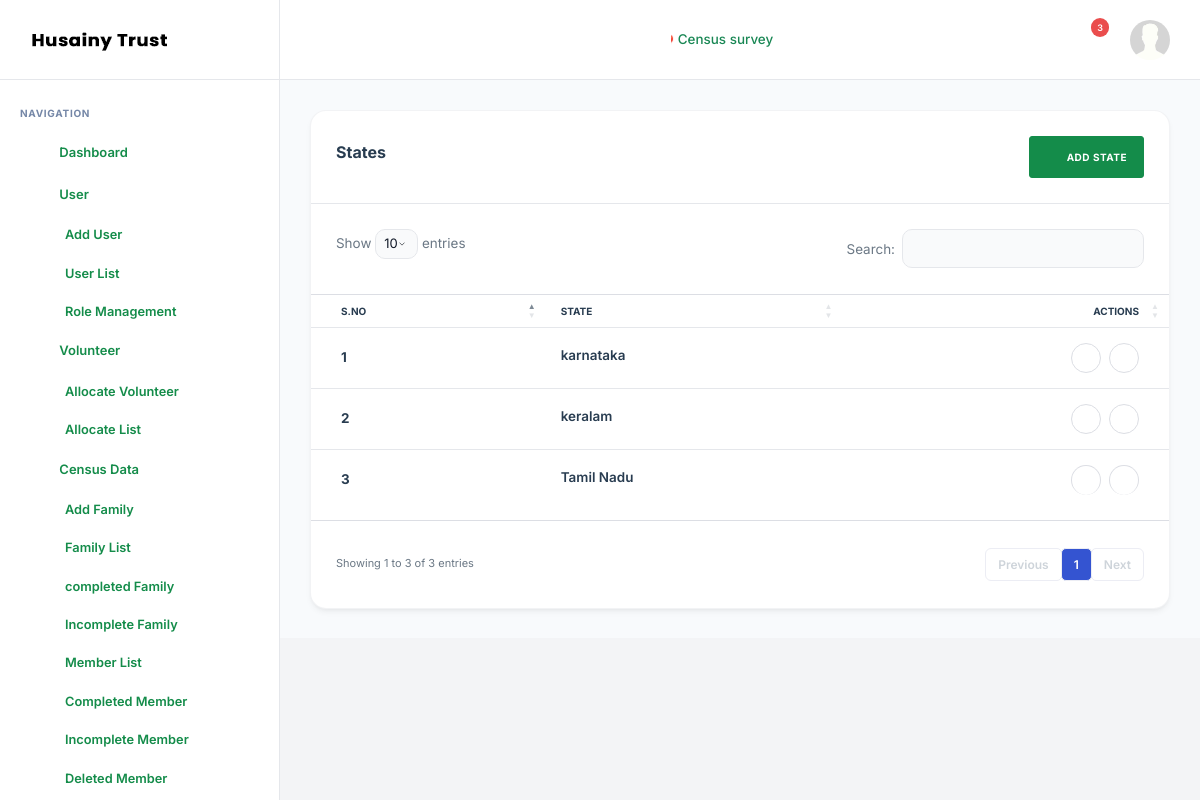
Screenshot of /state/ (signed in) with the database file from the repository.
### censesapp/models.py (models this page shows, shortened)
class News(models.Model):
    content = models.TextField()
    created_at = models.DateTimeField(auto_now_add=True)

class State(models.Model):
    country = models.ForeignKey(Country, on_delete=models.CASCADE, related_name="states")
    name = models.CharField(max_length=100)
    class Meta:
        unique_together = ('country', 'name')

### censesapp/views.py (the view, shortened to what this page needs)
# urls.py: path('state/', state, name='state'),
@login_required(login_url="/")
def state(request):
    states = State.objects.select_related('country').all().order_by("-id")
    countries = Country.objects.all()
    return render(request, "states.html", {
        "states": states,
        "countries": countries
    })

### censesapp/context_processors.py (called while the page is built)
def news_context(request):
    news = News.objects.first()
    return {"site_news": news}

### templates/states.html (shortened to what this page needs)
{% extends 'base.html' %}
{% load static %}
{% block content %}
<main class="nxl-container">
    <div class="nxl-content">
        <div class="main-content">
            <div class="row">
                <div class="col-xl-12">
                    <div class="card invoice-container">
                        <div class="card-header">
                            <h5>States</h5>
                            <a href="#" class="btn btn-primary" data-bs-toggle="modal" data-bs-target="#addStateModal">
                                <i class="feather-plus me-2"></i>
                                <span>Add State</span>
                            </a>
                        </div>
                        <div class="col-lg-12">
                            <div class="card-body p-0">
                                <div class="table-responsive">
                                    <table class="table table-hover" id="projectList">
                                        <thead>
                                            <tr>
                                                <th>S.No</th>
                                                <th>State</th>
                                                <th class="text-end">Actions</th>
                                            </tr>
                                        </thead>
                                        <tbody>
                                            {% for s in states %}
                                            <tr>
                                                <td class="text-dark fw-bold">{{ forloop.counter }}</td>
                                                <td>
                                                    <a href="javascript:void(0);" class="d-block mb-1">{{ s.name }}</a>
                                                </td>
                                                <td class="text-end">
                                                    <div class="hstack gap-2 justify-content-end">
                                                        <a href="#" class="edit-btn avatar-text avatar-md"
                                                            data-id="{{ s.id }}" data-name="{{ s.name }}"
                                                            data-country="{{ s.country.id }}" data-bs-toggle="modal"
                                                            data-bs-target="#editStateModal">
                                                            <i class="fa fa-edit text-warning"></i>
                                                        </a>
                                                        <a href="{% url 'deletestate' s.id %}"
                                                            onclick="return confirm('Are you sure?')">
                                                            <i
                                                                class="fa fa-trash text-danger avatar-text avatar-md"></i>
                                                        </a>
                                                    </div>
                                                </td>
                                            </tr>
                                            {% empty %}
                                            <tr>
                                                <td colspan="3" class="text-center">No States Found</td>
                                            </tr>
                                            {% endfor %}
                                        </tbody>
                                    </table>
                                </div>
                            </div>
                        </div>
                    </div>
                </div>
            </div>
        </div>
    </div>
</main>
{% endblock content %}

### templates/base.html (shortened to what this page needs)
{% load static %}
<!DOCTYPE html>
<html lang="zxx">
<head>
    <link rel="stylesheet" type="text/css" href="{% static 'assets/css/bootstrap.min.css' %}">
    <link rel="stylesheet" type="text/css" href="{% static 'assets/vendors/css/tagify.min.css' %}">
    <link rel="stylesheet" type="text/css" href="{% static 'assets/vendors/css/tagify-data.min.css' %}">
    <link rel="stylesheet" type="text/css" href="{% static 'assets/vendors/css/quill.min.css' %}">
    <link rel="stylesheet" type="text/css" href="{% static 'assets/vendors/css/select2-theme.min.css' %}">
    <link rel="stylesheet" type="text/css" href="{% static 'assets/vendors/css/datepicker.min.css' %}">
    <link rel="stylesheet" type="text/css" href="{% static 'assets/css/bootstrap.min.css' %}">
    <link rel="stylesheet" type="text/css" href="{% static 'assets/vendors/css/vendors.min.css' %}">
    <link rel="stylesheet" type="text/css" href="{% static 'assets/vendors/css/dataTables.bs5.min.css' %}">
    <link rel="stylesheet" type="text/css" href="{% static 'assets/vendors/css/select2.min.css' %}">
    <link rel="stylesheet" type="text/css" href="{% static 'assets/vendors/css/select2-theme.min.css' %}">
    <link rel="stylesheet" type="text/css" href="{% static 'assets/css/theme.min.css' %}">
</head>
<body>
    <nav class="nxl-navigation">
        <div class="navbar-wrapper">
            <div class="m-header">
                <a href="index.html" class="b-brand">
                    <img src="{% static 'assets/images/censes-logo.png' %}" alt="" class="logo logo-lg" />
                </a>
            </div>
            <div class="navbar-content">
                <ul class="nxl-navbar">
                    <li class="nxl-item nxl-caption">
                        <label>Navigation</label>
                    </li>
                    {% if request.user.is_authenticated %}
                    {% if request.user.profile and request.user.profile.role == "volunteer" %}
                    <li class="nxl-item nxl-hasmenu">
                        <a href="/addfamily/" class="nxl-link">
                            <span class="nxl-micon"><i class="feather-user-plus"></i></span>
                            <span class="nxl-mtext">Add Family</span>
                        </a>
                    </li>
                    <li class="nxl-item nxl-hasmenu">
                        <a href="/volunteer-familylist/" class="nxl-link">
                            <span class="nxl-micon"><i class="feather-users"></i></span>
                            <span class="nxl-mtext">Family List</span>
                        </a>
                    </li>
                    <li class="nxl-item nxl-hasmenu">
                        <a href="/memberlist/" class="nxl-link">
                            <span class="nxl-micon"><i class="feather-bar-chart-2"></i></span>
                            <span class="nxl-mtext">Member List</span>
                        </a>
                    </li>
                    <li class="nxl-item nxl-hasmenu">
                        <a href="/incompletemember/" class="nxl-link">
                            <span class="nxl-micon"><i class="feather-user-x"></i></span>
                            <span class="nxl-mtext">Incomplete Member</span>
                        </a>
                    </li>
                    {% else %}
                    <li class="nxl-item nxl-hasmenu">
                        <a href="/dashboard/" class="nxl-link">
                            <span class="nxl-micon"><i class="feather-airplay"></i></span>
                            <span class="nxl-mtext">Dashboard</span>
                        </a>
                    </li>
                    <li class="nxl-item nxl-hasmenu">
                        <a href="javascript:void(0);" class="nxl-link">
                            <span class="nxl-micon"><i class="feather-users"></i></span>
                            <span class="nxl-mtext">User</span><span class="nxl-arrow"><i
                                    class="feather-chevron-right"></i></span>
                        </a>
                        <ul class="nxl-submenu">
                            <li class="nxl-item"><a class="nxl-link" href="/adduser/">Add User</a></li>
                            <li class="nxl-item"><a class="nxl-link" href="/manageuser/">User List</a></li>
                            <li class="nxl-item"><a class="nxl-link" href="/rolemanagement/">Role Management</a></li>
                        </ul>
                    </li>
                    <li class="nxl-item nxl-hasmenu">
                        <a href="javascript:void(0);" class="nxl-link">
                            <span class="nxl-micon"><i class="feather-user"></i></span>
                            <span class="nxl-mtext">Volunteer</span><span class="nxl-arrow"><i
                                    class="feather-chevron-right"></i></span>
                        </a>
                        <ul class="nxl-submenu">
                            <li class="nxl-item"><a class="nxl-link" href="/allocatevolunteer/">Allocate Volunteer</a>
                            </li>
                            <li class="nxl-item"><a class="nxl-link" href="/allocatelist/">Allocate List</a></li>
                        </ul>
                    </li>
                    <li class="nxl-item nxl-hasmenu">
                        <a href="javascript:void(0);" class="nxl-link">
                            <span class="nxl-micon"><i class="feather-bar-chart-2"></i></span>
                            <span class="nxl-mtext">Census Data</span><span class="nxl-arrow"><i
                                    class="feather-chevron-right"></i></span>
                        </a>
                        <ul class="nxl-submenu">
                            <li class="nxl-item"><a class="nxl-link" href="/addfamily/">Add Family</a></li>
                            <li class="nxl-item"><a class="nxl-link" href="/familylist/">Family List</a></li>
                            <li class="nxl-item"><a class="nxl-link" href="/completedfamily/">completed Family</a></li>
                            <li class="nxl-item"><a class="nxl-link" href="/incompletefamily/">Incomplete Family</a>
                            </li>
                            <li class="nxl-item"><a class="nxl-link" href="/memberlist/">Member List</a></li>
                            <li class="nxl-item"><a class="nxl-link" href="/completemember/">Completed Member</a></li>
                            <li class="nxl-item"><a class="nxl-link" href="/incompletemember/">Incomplete Member</a>
                            </li>
                            <li class="nxl-item"><a class="nxl-link" href="/removed-members/">Deleted Member</a>
                            </li>
                        </ul>
                    </li>
                    {% endif %}
                    {% endif %}
                </ul>
            </div>
        </div>
    </nav>
    <header class="nxl-header">
        <div class="header-wrapper">
            <div class="header-left d-flex align-items-center gap-4">
                <div class="nxl-navigation-toggle">
                    <a href="javascript:void(0);" id="menu-mini-button">
                        <i class="feather-align-left"></i>
                    </a>
                </div>
            </div>
            <div class="header-right ms-auto">
                <div class="d-flex align-items-center">
                    <div class="news-container">
                        <div class="news-track" id="newsTrack">
                            <span class="news-item">📢 {{ site_news.content }}</span>
                        </div>
                    </div>
                    <div class="dropdown nxl-h-item">
                        <a class="nxl-head-link me-3" data-bs-toggle="dropdown" href="#" role="button"
                            data-bs-auto-close="outside">
                            <i class="feather-bell"></i>
                            <span class="badge bg-danger nxl-h-badge">3</span>
                        </a>
                    </div>
                    <div class="dropdown nxl-h-item user-profile-dropdown">
                        <a href="javascript:void(0);" data-bs-toggle="dropdown" role="button"
                            data-bs-auto-close="outside">
                            <img src="{% static 'assets/images/avatar/user.jpg' %}" alt="user-image"
                                class="img-fluid user-avtar me-0" />
                        </a>
                    </div>
                </div>
            </div>
        </div>
    </header>
    {% block content %}
    {% endblock content %}
</body>
</html>

### templates/base.html (style rules this page uses)
body, p, h1, h2, h3, h4, h5, h6, span, div, input, button, select, textarea { font-family: 'Inter', sans-serif; }
.main-content { background-color: #F8FAFC; }
.card { border: 1px solid rgba(229, 231, 235, 0.5) !important; box-shadow: 0 4px 6px -1px rgba(0, 0, 0, 0.05), 0 2px 4px -2px rgba(0, 0, 0, 0.05) !important; border-radius: 16px !important; background: #ffffff !important; transition: transform 0.3s ease, box-shadow 0.3s ease !important; }
.nxl-navbar .nxl-link .nxl-mtext { color: #148C4A !important; }
.nxl-navbar .nxl-link .nxl-micon i { color: #148C4A !important; }
.nxl-navbar .nxl-submenu .nxl-link { color: #148C4A !important; }
.btn-primary { background-color: #148C4A !important; border-color: #148C4A !important; }
.news-container { width: 400px; overflow: hidden; position: relative; color: #000; }
.news-track { display: flex; gap: 50px; white-space: nowrap; }
.news-item { font-weight: 500; color: #198754; }

### rows the page displays
News: content "Census survey"
State: name "karnataka"
State: name "keralam"
State: name "Tamil Nadu"
